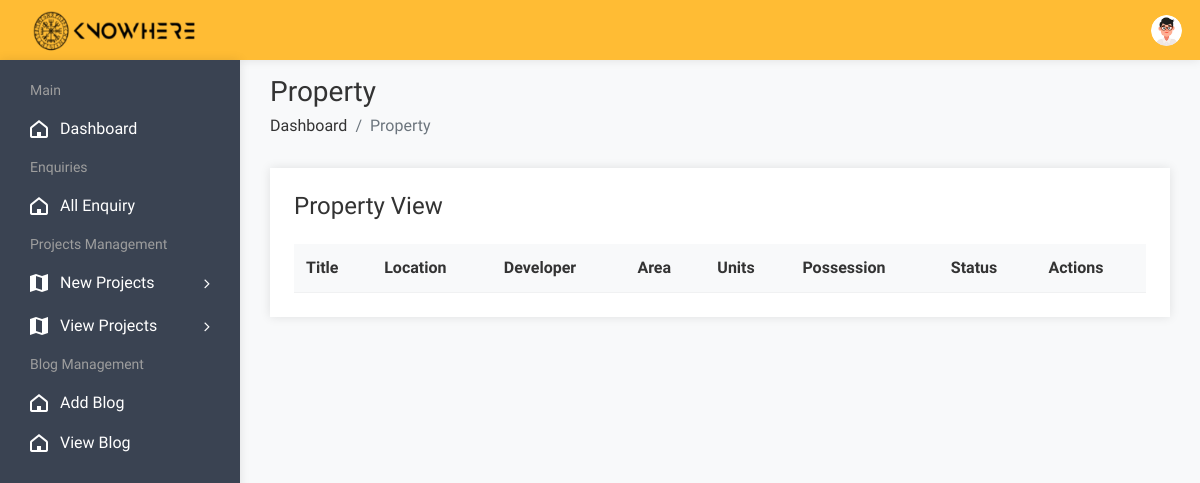
/admin/residentialview.php (signed in), run on an earlier commit of the app's database.
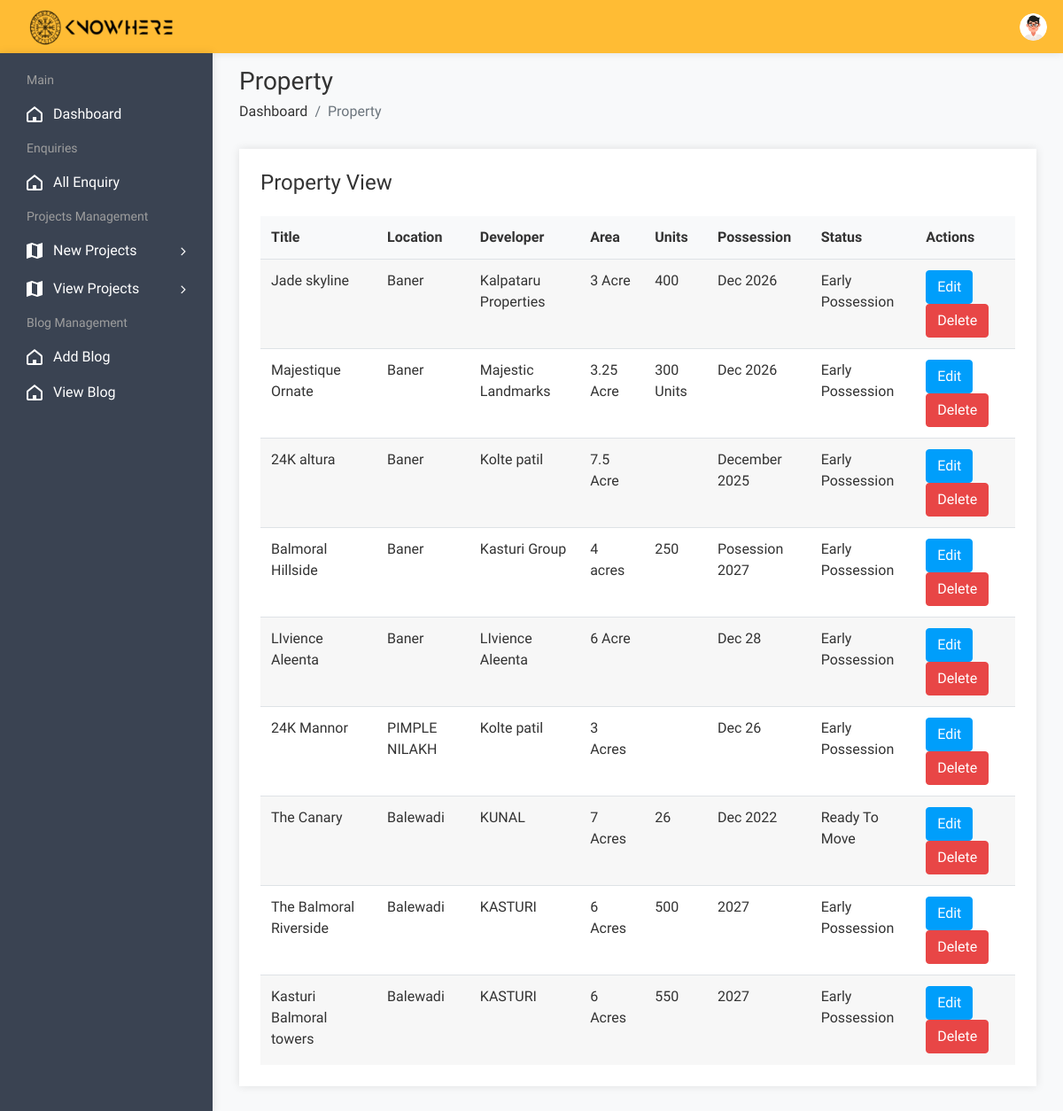
And on a later commit of the database.
### tables this page shows
CREATE TABLE `residential_projects` (
  `pid` int(100) NOT NULL,
  `project_title` mediumtext NOT NULL,
  `project_description` longtext DEFAULT NULL,
  `project_location` text NOT NULL,
  `project_area` varchar(1000) NOT NULL,
  `total_towers` varchar(1000) NOT NULL,
  `total_units` varchar(1000) NOT NULL,
  `possession` varchar(1000) NOT NULL,
  `feature` longtext NOT NULL,
  `image1` varchar(300) DEFAULT NULL,
  `image2` varchar(300) DEFAULT NULL,
  `image3` varchar(300) NOT NULL,
  `image4` varchar(300) NOT NULL,
  `image5` varchar(300) NOT NULL,
  `status` varchar(1000) NOT NULL,
  `featured` int(10) DEFAULT NULL,
  `unit_details` longtext DEFAULT NULL CHECK (json_valid(`unit_details`)),
  `usp` varchar(100) NOT NULL,
  `total_floor` varchar(255) NOT NULL,
  `city` text NOT NULL,
  `psf` varchar(300) NOT NULL,
  `developer` varchar(300) NOT NULL,
  `project_slug` varchar(255) NOT NULL
);

### admin/residentialview.php (the view, shortened to what this page needs)
<!DOCTYPE html>
<html lang="en">
<head>
        <link rel="stylesheet" href="assets/css/bootstrap.min.css">
        <link rel="stylesheet" href="assets/css/font-awesome.min.css">
        <link rel="stylesheet" href="assets/css/feathericon.min.css">
		<link rel="stylesheet" href="assets/plugins/datatables/dataTables.bootstrap4.min.css">
		<link rel="stylesheet" href="assets/plugins/datatables/responsive.bootstrap4.min.css">
		<link rel="stylesheet" href="assets/plugins/datatables/select.bootstrap4.min.css">
		<link rel="stylesheet" href="assets/plugins/datatables/buttons.bootstrap4.min.css">
        <link rel="stylesheet" href="assets/css/style.css">
    </head>
    <body>
				<?php include("header.php"); ?>
            <div class="page-wrapper">
                <div class="content container-fluid">
					<div class="page-header">
						<div class="row">
							<div class="col">
								<h3 class="page-title">Property</h3>
								<ul class="breadcrumb">
									<li class="breadcrumb-item"><a href="dashboard.php">Dashboard</a></li>
									<li class="breadcrumb-item active">Property</li>
								</ul>
							</div>
						</div>
					</div>
					<div class="row">
                            <div class="col-12">
                                <div class="card">
                                    <div class="card-body">
                                        <h4 class="header-title mt-0 mb-4">Property View</h4>
                                        <table id="datatable-buttons" class="table table-striped dt-responsive nowrap">
                                            <thead>
                                                <tr>
                                                    <th>Title</th>
                                                    <th>Location</th>
                                                    <th>Developer</th>
                                                    <th>Area</th>
													<th>Units</th>
                                                    <th>Possession</th>
                                                    <th>Status</th>
                                                    <th>Actions</th>
                                                </tr>
                                            </thead>
                                            <tbody>
											<?php
												$residential_query = mysqli_query($con, "SELECT * FROM `residential_projects`");
												while ($row = mysqli_fetch_array($residential_query)) {
											?>
                                                <tr>
                                                    <td><?php echo $row['1']; ?></td>
                                                    <td><?php echo $row['3']; ?></td>
                                                    <td><?php echo $row['21']; ?></td>
                                                    <td><?php echo $row['4']; ?></td>
                                                    <td><?php echo $row['6']; ?></td>
                                                    <td><?php echo $row['7']; ?></td>
                                                    <td><?php echo $row['14']; ?></td>
													<td><a href="residentialprojectedit.php?pid=<?php echo $row['0'];?>"><button class="btn btn-info">Edit</button></a>
                                                    <a href="propertydelete.php?id=<?php echo $row['0'];?>"><button class="btn btn-danger">Delete</button></a></td>
                                                </tr>
                                               <?php
												}
												?>
                                            </tbody>
                                        </table>
                                    </div>
                                </div>
                            </div>
                        </div>
				</div>
			</div>
    </body>
</html>

### admin/header.php (shortened to what this page needs)
<div class="header">
    <div class="header-left">
        <a href="dashboard.php" class="logo">
        </a>
    </div>
    <ul class="nav user-menu">
        <li class="nav-item dropdown app-dropdown">
            <a href="#" class="dropdown-toggle nav-link" data-toggle="dropdown">
                <span class="user-img"><img class="rounded-circle" src="assets/img/profiles/avatar-01.png" width="31" alt="Ryan Taylor"></span>
            </a>
        </li>
    </ul>
</div>
<div class="sidebar" id="sidebar">
    <div class="sidebar-inner slimscroll">
        <div id="sidebar-menu" class="sidebar-menu">
            <ul>
                <li class="menu-title">
                    <span>Main</span>
                </li>
                <li>
                    <a href="dashboard.php"><i class="fe fe-home"></i> <span>Dashboard</span></a>
                </li>
                <li class="menu-title">
                    <span>Enquiries</span>
                </li>
                <li>
                    <a href="enquiry.php"><i class="fe fe-home"></i> <span>All Enquiry</span></a>
                </li>
                <li class="menu-title">
                    <span>Projects Management</span>
                </li>
                <li class="submenu">
                    <a href="#"><i class="fe fe-map"></i> <span>New Projects</span> <span class="menu-arrow"></span></a>
                </li>
                <li class="submenu">
                    <a href="#"><i class="fe fe-map"></i> <span>View Projects</span> <span class="menu-arrow"></span></a>
                </li>
                <li class="menu-title">
                    <span>Blog Management</span>
                </li>
                <li>
                    <a href="blog_add.php"><i class="fe fe-home"></i> <span>Add Blog</span></a>
                    <a href="blogview.php"><i class="fe fe-home"></i> <span>View Blog</span></a>
                </li>
            </ul>
        </div>
    </div>
</div>

What changed in the data, as far as the page shows it:
added residential_projects: project_title "Jade skyline", project_location "Baner", developer "Kalpataru Properties", project_area "3 Acre", total_units "400", possession "Dec 2026", status "Early Possession"
added residential_projects: project_title "Majestique Ornate", project_location "Baner", developer "Majestic Landmarks", project_area "3.25 Acre", total_units "300 Units", possession "Dec 2026", status "Early Possession"
added residential_projects: project_title "24K altura", project_location "Baner", developer "Kolte patil", project_area "7.5 Acre", possession "December 2025", status "Early Possession"
added residential_projects: project_title "Balmoral Hillside", project_location "Baner", developer "Kasturi Group", project_area "4 acres", total_units "250", possession "Posession 2027", status "Early Possession"
added residential_projects: project_title "LIvience Aleenta", project_location "Baner", developer "LIvience Aleenta", project_area "6 Acre", possession "Dec 28", status "Early Possession"
added residential_projects: project_title "24K Mannor", project_location "PIMPLE NILAKH", developer "Kolte patil", project_area "3 Acres", possession "Dec 26", status "Early Possession"
added residential_projects: project_title "The Canary", project_location "Balewadi", developer "KUNAL", project_area "7 Acres", total_units "26", possession "Dec 2022", status "Ready To Move"
added residential_projects: project_title "The Balmoral Riverside", project_location "Balewadi", developer "KASTURI", project_area "6 Acres", total_units "500", possession "2027", status "Early Possession"
added residential_projects: project_title "Kasturi Balmoral towers", project_location "Balewadi", developer "KASTURI", project_area "6 Acres", total_units "550", possession "2027", status "Early Possession"
